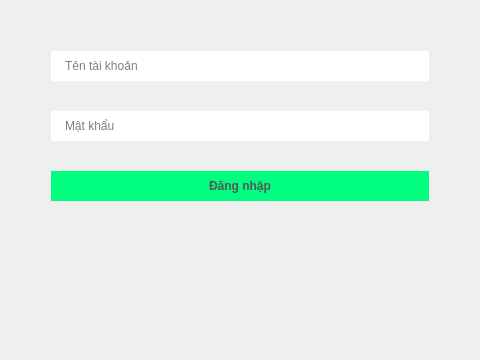
<?xml version="1.0" encoding="UTF-8"?>
<ui version="4.0">
 <class>SignIn</class>
 <widget class="QDialog" name="SignIn">
  <property name="geometry">
   <rect>
    <x>0</x>
    <y>0</y>
    <width>480</width>
    <height>360</height>
   </rect>
  </property>
  <property name="windowTitle">
   <string>Dialog</string>
  </property>
  <layout class="QHBoxLayout" name="horizontalLayout_2">
   <item>
    <layout class="QHBoxLayout" name="horizontalLayout" stretch="5">
     <item>
      <layout class="QVBoxLayout" name="verticalLayout" stretch="0,2,2,2,2,1">
       <property name="spacing">
        <number>30</number>
       </property>
       <property name="sizeConstraint">
        <enum>QLayout::SetDefaultConstraint</enum>
       </property>
       <property name="leftMargin">
        <number>40</number>
       </property>
       <property name="topMargin">
        <number>0</number>
       </property>
       <property name="rightMargin">
        <number>40</number>
       </property>
       <property name="bottomMargin">
        <number>0</number>
       </property>
       <item>
        <spacer name="verticalSpacer_2">
         <property name="orientation">
          <enum>Qt::Vertical</enum>
         </property>
         <property name="sizeHint" stdset="0">
          <size>
           <width>20</width>
           <height>40</height>
          </size>
         </property>
        </spacer>
       </item>
       <item>
        <widget class="QLineEdit" name="AccountEdit">
         <property name="minimumSize">
          <size>
           <width>152</width>
           <height>30</height>
          </size>
         </property>
         <property name="styleSheet">
          <string notr="true">height: 30px;
border-width: 0px;
border-radius: 16px;
background-color: white;
padding-left: 12px;
font: 15pt &quot;Myriad Pro Cond&quot;;</string>
         </property>
         <property name="placeholderText">
          <string>Tên tài khoản</string>
         </property>
        </widget>
       </item>
       <item>
        <widget class="QLineEdit" name="PasswordEdit">
         <property name="minimumSize">
          <size>
           <width>152</width>
           <height>30</height>
          </size>
         </property>
         <property name="styleSheet">
          <string notr="true">height: 30px;
border-width: 0px;
border-radius: 16px;
background-color: white;
padding-left: 12px;
font: 15pt &quot;Myriad Pro Cond&quot;;</string>
         </property>
         <property name="echoMode">
          <enum>QLineEdit::Password</enum>
         </property>
         <property name="placeholderText">
          <string>Mật khẩu</string>
         </property>
        </widget>
       </item>
       <item>
        <widget class="QPushButton" name="LogInButton">
         <property name="minimumSize">
          <size>
           <width>152</width>
           <height>30</height>
          </size>
         </property>
         <property name="cursor">
          <cursorShape>PointingHandCursor</cursorShape>
         </property>
         <property name="styleSheet">
          <string notr="true">#LogInButton 
{
	height:30px;
	border-width: 0px;
	border-radius: 16px;
	font: 15pt &quot;Myriad Pro Cond&quot;;
	background: #00ff80;
	color: #555;
	outline: none;
	font-weight: bold;
}
#LogInButton:hover 
{
	background-color: #66ffb2;
	color: #000;
}</string>
         </property>
         <property name="text">
          <string>Đăng nhập</string>
         </property>
         <property name="default">
          <bool>false</bool>
         </property>
         <property name="flat">
          <bool>false</bool>
         </property>
        </widget>
       </item>
       <item>
        <widget class="QLabel" name="ResultLabel">
         <property name="styleSheet">
          <string notr="true">height: 30px;
text-align: center;
font: 63 12pt &quot;Myriad Pro Light&quot;;</string>
         </property>
         <property name="text">
          <string/>
         </property>
         <property name="alignment">
          <set>Qt::AlignCenter</set>
         </property>
        </widget>
       </item>
       <item>
        <spacer name="verticalSpacer">
         <property name="orientation">
          <enum>Qt::Vertical</enum>
         </property>
         <property name="sizeHint" stdset="0">
          <size>
           <width>20</width>
           <height>40</height>
          </size>
         </property>
        </spacer>
       </item>
      </layout>
     </item>
    </layout>
   </item>
  </layout>
 </widget>
 <resources/>
 <connections/>
</ui>
